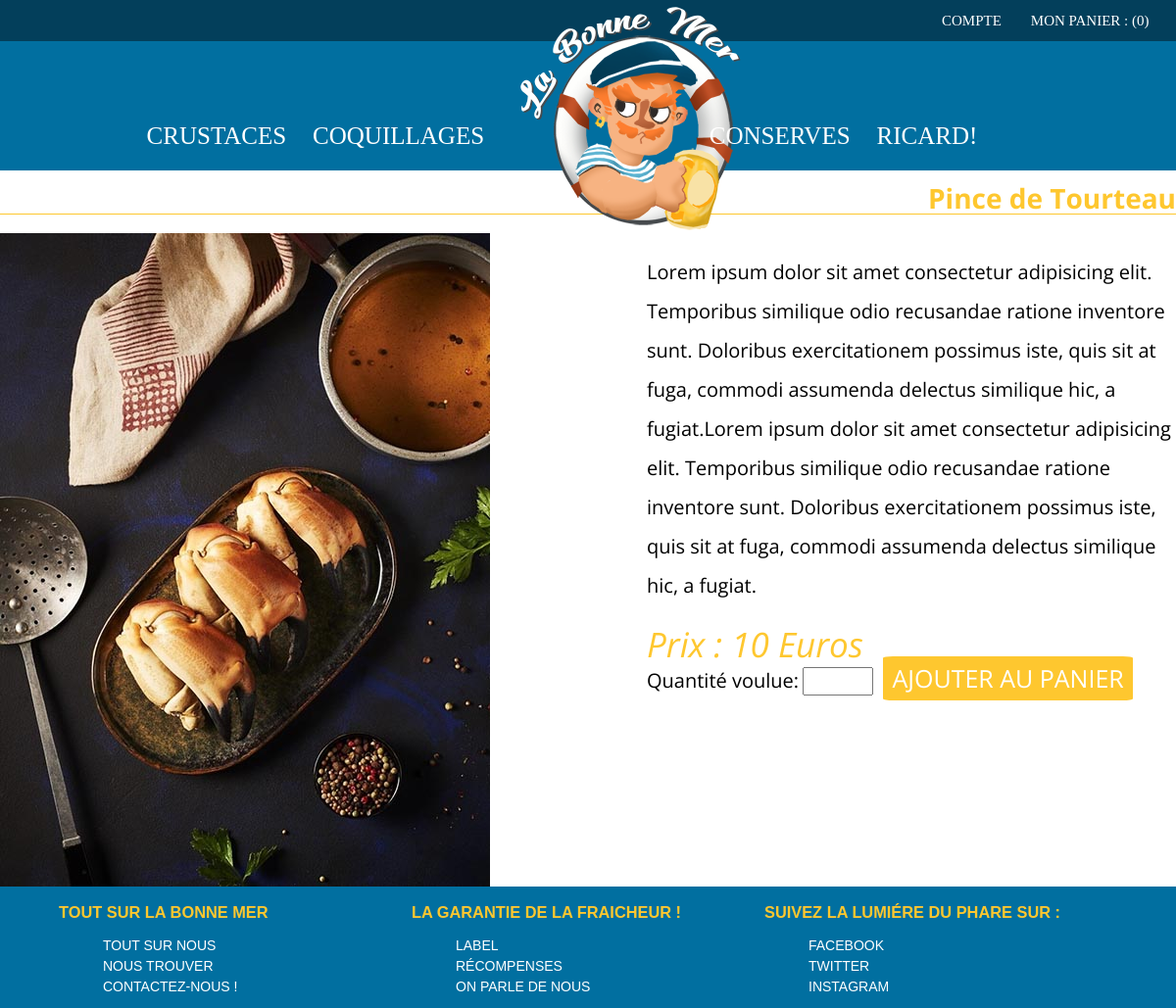
Screenshot of /index.php?controller=product&task=find&category=1&id=10 with the database file from the repository.
### tables this page shows
CREATE TABLE IF NOT EXISTS `product` (
  `prod_id` int(10) UNSIGNED NOT NULL AUTO_INCREMENT,
  `prod_name` varchar(255) DEFAULT NULL,
  `prod_origin` varchar(100) NOT NULL,
  `prod_synopsis` text NOT NULL,
  `prod_description` text,
  `prod_price` double UNSIGNED DEFAULT NULL,
  `prod_picture` varchar(255) DEFAULT NULL,
  `prod_category` varchar(100) NOT NULL,
  PRIMARY KEY (`prod_id`)
);

### libraries/Renderer.php (called while the page is built, shortened)
<?php
class Renderer {
   public static function render(string $path, array $variables = []) {
        extract($variables);
        require('templates/' .$path . '.html.php');
        require_once('templates/layout.html.php');
    }
}

### libraries/controllers/Product.php (called while the page is built, shortened)
<?php
require_once('libraries/autoload.php');
class Product extends Controller {
    public function find(){
        $product = $this->model->findOne($_GET['id']);
        \Renderer::render('product', compact('pageTitle', 'product'));
    }
}

### libraries/Application.php (called while the page is built, shortened)
<?php
class Application {
    public static function process()
    {
        $task = "index";
        if(!empty($_GET['task'])) {
            $task = $_GET['task'];
        }
        $controller = new $controllerName();
        $controller->$task();
    }
}

### index.php (called while the page is built)
<?php
 require_once('libraries/autoload.php');
 \Application::process();

### libraries/controllers/Controller.php (called while the page is built, shortened)
<?php
abstract class Controller {
    public function __construct(){
        $this->model = new $this->modelName();
    }
}

### libraries/autoload.php (called while the page is built, shortened)
<?php
spl_autoload_register(function($className){
    $className = str_replace("\\", "/", $className);
});

### libraries/Database.php (called while the page is built)
<?php
class Database {
    private static $instance = null;
    public static function getPdo(): PDO
    {
        if(self::$instance === null)
        {
            self::$instance = new PDO('mysql:host=localhost;dbname=labonnemer;charset=utf8', 'root', '', [
                PDO::ATTR_ERRMODE => PDO::ERRMODE_EXCEPTION,
                PDO::ATTR_DEFAULT_FETCH_MODE => PDO::FETCH_ASSOC
            ]);
        }
        return self::$instance;
    }
}

### libraries/models/Model.php (called while the page is built, shortened)
<?php
abstract class Model
{
    public function __construct()
    {
        $this->pdo = \Database::getPdo();
    }
}

### libraries/models/Product.php (called while the page is built, shortened)
<?php
require_once('libraries/models/model.php');
class Product extends Model {
    public function findOne(int $product) {
        $query = $this->pdo->prepare("SELECT * FROM product WHERE prod_id = :prod_id");
        $query->execute(['prod_id' => $product]);
        $product = $query->fetch();
        return $product;
    }
}

### templates/product.html.php (the view, shortened to what this page needs)
<article class="product">
    <h1><?= $product['prod_name']  ?> </h1>
    <img src="public/img/product/<?=  $product['prod_picture'] ?>" alt="Image du produit">
    <section>
        <p><?= $product['prod_description'] ?> </p>
        <em>Prix : <?=  $product['prod_price'] ?> Euros </em>
            <label>Quantité voulue:</label>
                <input type="number" id="quantity" name="quantity" min="1" max="10">
        <a href="<?=  $product['prod_id'] ?>">Ajouter au panier</a>
    </section>
</article>

### public/css/style.css (style rules this page uses)
* { box-sizing: border-box; outline: none; }
html { font-size: 62.5% }
body { background-color: #f5f5f5; color:black; font-size: 1.6rem; }
img { max-width: 100%; }
a { color: white; text-decoration: none; }
.container, h1 { margin-top: 0; font-family: 'Open Sans', sans-serif; }
article h1:first-child { padding-top: 1%; }
.home h2 , .product h1 { font-size: 2.8rem; color: #fec72f; width: 100%; }
.home h2:after, .home h1:after , .product h1 { content: ""; display: block; border-bottom : 1px solid #fec72f; }
.products a , .product a { background-color: #fec72f; text-transform: uppercase; width: 15%; margin: 1%; padding: 1%; font-size: 2.5rem; border-radius: 4%; }
.product { display: flex; flex-wrap: wrap; display: flex; justify-content: space-between; }
.product h1 { text-align: right; }
.product section { width: 45%; }
.product p { font-size: 2rem; line-height: 2; }
.product a { padding: 1% 1.8% 1% 1.8%; }
.product label { font-size: 2rem; }
.product input { font-size: 2rem; }
.product em { display: block; font-size: 3.5rem; color: #fec72f; }

### rows the page displays
product: prod_name "Pince de Tourteau", prod_picture (picture), prod_description "Lorem ipsum dolor sit amet consectetur adipisicing elit. Temporibus similique odio recusandae ratione inventore sunt. Doloribus exercitationem possimus iste, quis sit at fuga, commodi assumenda delectus similique hic, a fugiat.Lorem ipsum dolor sit amet consectetur adipisicing elit. Temporibus similique odio recusandae ratione inventore sunt. Doloribus exercitationem possimus iste, quis sit at fuga, commodi assumenda delectus similique hic, a fugiat.", prod_price "10"
